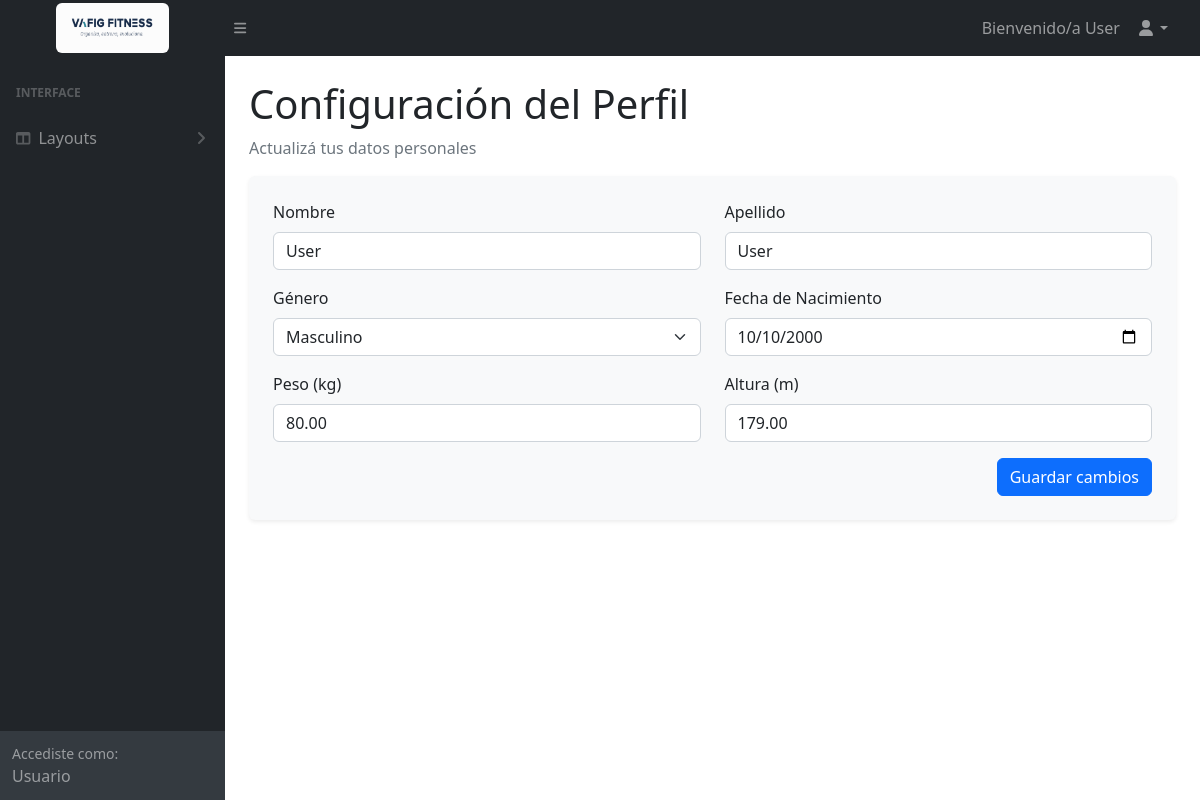
Page /Public/settings.php (signed in) on the committed database.
### tables this page shows
CREATE TABLE `data_usuarios` (
  `id_data_usuario` int(11) NOT NULL,
  `id_usuario` int(11) NOT NULL,
  `nombre` varchar(100) NOT NULL,
  `apellido` varchar(100) NOT NULL,
  `genero` enum('Masculino','Femenino','Otro') NOT NULL,
  `fecha_nac` date NOT NULL,
  `peso` decimal(5,2) DEFAULT NULL,
  `altura` decimal(5,2) DEFAULT NULL
);

### Classes/User.php (called while the page is built, shortened)
<?php
    require '../DB/database.php';
    class User {
        private $pdo;
        public function __construct(){
            $db = new Database();
            $this->pdo = $db->connect();
        }
        public function getUserById($id) {
                $query = "
        SELECT
            u.email,
            u.rol,
            d.nombre,
            d.apellido,
            d.genero,
            d.fecha_nac,
            d.peso,
            d.altura
        FROM usuarios u
        INNER JOIN data_usuarios d ON u.id_usuario = d.id_usuario
        WHERE u.id_usuario = :id
    ";
                $stmt = $this->pdo->prepare($query);
                $stmt->execute([':id' => $id]);
                return $stmt->fetch();
            }
}

### DB/database.php (called while the page is built, shortened)
<?php
class Database {
    private $host = "localhost";
    private $db_name = "gym";
    private $username = "root";
    private $password = "";
    public function connect() {
        $this->pdo = null;
        try {
            $dsn = "mysql:host={$this->host};dbname={$this->db_name};charset=utf8mb4";
            $options = [
                PDO::ATTR_ERRMODE => PDO::ERRMODE_EXCEPTION,
                PDO::ATTR_DEFAULT_FETCH_MODE => PDO::FETCH_OBJ,
            ];
            $this->pdo = new PDO($dsn, $this->username, $this->password, $options);
        } catch(PDOException $e) {
            throw new Exception("Error de conexión: " . $e->getMessage());
        }
        return $this->pdo;
    }
}

### Public/settings.php (the view, shortened to what this page needs)
<?php
require_once '../Classes/User.php';
$user_id = $_SESSION['user_id'];
$user = new User();
$dataUsuario = $user->getUserById($user_id);
require_once '../Components/header.php';
?>
<body class="sb-nav-fixed">
    <nav class="sb-topnav navbar navbar-expand navbar-dark bg-dark">
        <a class="navbar-brand py-1 d-flex justify-content-center" href="dashboard.php" id="logo"><img src="../Assets/images/logo.png" alt="Logo" class="d-inline-block align-top rounded" width="50%" height="50"></a>
        <button class="btn btn-link btn-sm order-1 order-lg-0 me-4 me-lg-0" id="sidebarToggle" href="#!"><i class="fas fa-bars"></i></button>
        <ul class="navbar-nav ms-auto ms-md-0 me-3 me-lg-4">
            <li class="nav-item dropdown">
                <a class="nav-link dropdown-toggle" id="navbarDropdown" href="#" role="button" data-bs-toggle="dropdown" aria-expanded="false"><?php $nombreMostrar = !empty($dataUsuario->nombre)? $dataUsuario->nombre: $_SESSION['user_email']; ?>
                    Bienvenido/a <?= htmlspecialchars($nombreMostrar) ?><i class="fas fa-user fa-fw ms-3"></i></a>
            </li>
        </ul>
    </nav>
    <div id="layoutSidenav">
        <div id="layoutSidenav_nav">
            <nav class="sb-sidenav accordion sb-sidenav-dark" id="sidenavAccordion">
                <div class="sb-sidenav-menu">
                    <div class="nav">
                        <?php if ($_SESSION['rol'] === 'usuario') { ?>
                            <div class="sb-sidenav-menu-heading">Interface</div>
                            <a class="nav-link collapsed" href="#" data-bs-toggle="collapse" data-bs-target="#collapseLayouts"
                            aria-expanded="false" aria-controls="collapseLayouts">
                                <div class="sb-nav-link-icon"><i class="fas fa-columns"></i></div>
                                Layouts
                                <div class="sb-sidenav-collapse-arrow"><i class="fas fa-angle-down"></i></div>
                            </a>
                        <?php } ?>
                    </div>
                </div>
                <div class="sb-sidenav-footer">
                    <div class="small">Accediste como:</div>
                    <?= $_SESSION['rol'] === 'admin' ? 'Admin' : 'Usuario'; ?>
                </div>
            </nav>
        </div>
        <div id="layoutSidenav_content">
            <main>
                <div class="container-fluid px-4">
                    <h1 class="mt-4">Configuración del Perfil</h1>
                    <p class="text-muted">Actualizá tus datos personales</p>
                    <form method="POST" class="p-4 bg-light rounded shadow-sm">
                        <div class="row mb-3">
                            <div class="col-md-6">
                                <label class="form-label">Nombre</label>
                                <input type="text" name="nombre" class="form-control" required
                                    value="<?= htmlspecialchars($dataUsuario->nombre ?? '') ?>">
                            </div>
                            <div class="col-md-6">
                                <label class="form-label">Apellido</label>
                                <input type="text" name="apellido" class="form-control" required
                                    value="<?= htmlspecialchars($dataUsuario->apellido ?? '') ?>">
                            </div>
                        </div>
                        <div class="row mb-3">
                            <div class="col-md-6">
                                <label class="form-label">Género</label>
                                <select name="genero" class="form-select" required>
                                    <option value="Masculino" <?= ($dataUsuario->genero ?? '') === 'Masculino' ? 'selected' : '' ?>>Masculino</option>
                                </select>
                            </div>
                            <div class="col-md-6">
                                <label class="form-label">Fecha de Nacimiento</label>
                                <input type="date" name="fecha_nac" class="form-control" required
                                    value="<?= htmlspecialchars($dataUsuario->fecha_nac ?? '') ?>">
                            </div>
                        </div>
                        <div class="row mb-3">
                            <div class="col-md-6">
                                <label class="form-label">Peso (kg)</label>
                                <input type="number" step="0.01" name="peso" class="form-control"
                                    value="<?= htmlspecialchars($dataUsuario->peso ?? '') ?>">
                            </div>
                            <div class="col-md-6">
                                <label class="form-label">Altura (m)</label>
                                <input type="number" step="0.01" name="altura" class="form-control"
                                    value="<?= htmlspecialchars($dataUsuario->altura ?? '') ?>">
                            </div>
                        </div>
                        <div class="text-end">
                            <button type="submit" class="btn btn-primary">Guardar cambios</button>
                        </div>
                    </form>
                </div>
            </main>
        </div>
    </div>
    <?php require_once '../Components/footer.php' ?>
</body>
</html>

### rows in the picture
data_usuarios: nombre "User", apellido "User", genero "Masculino", fecha_nac "10/10/2000", peso "80.00", altura "179.00"
